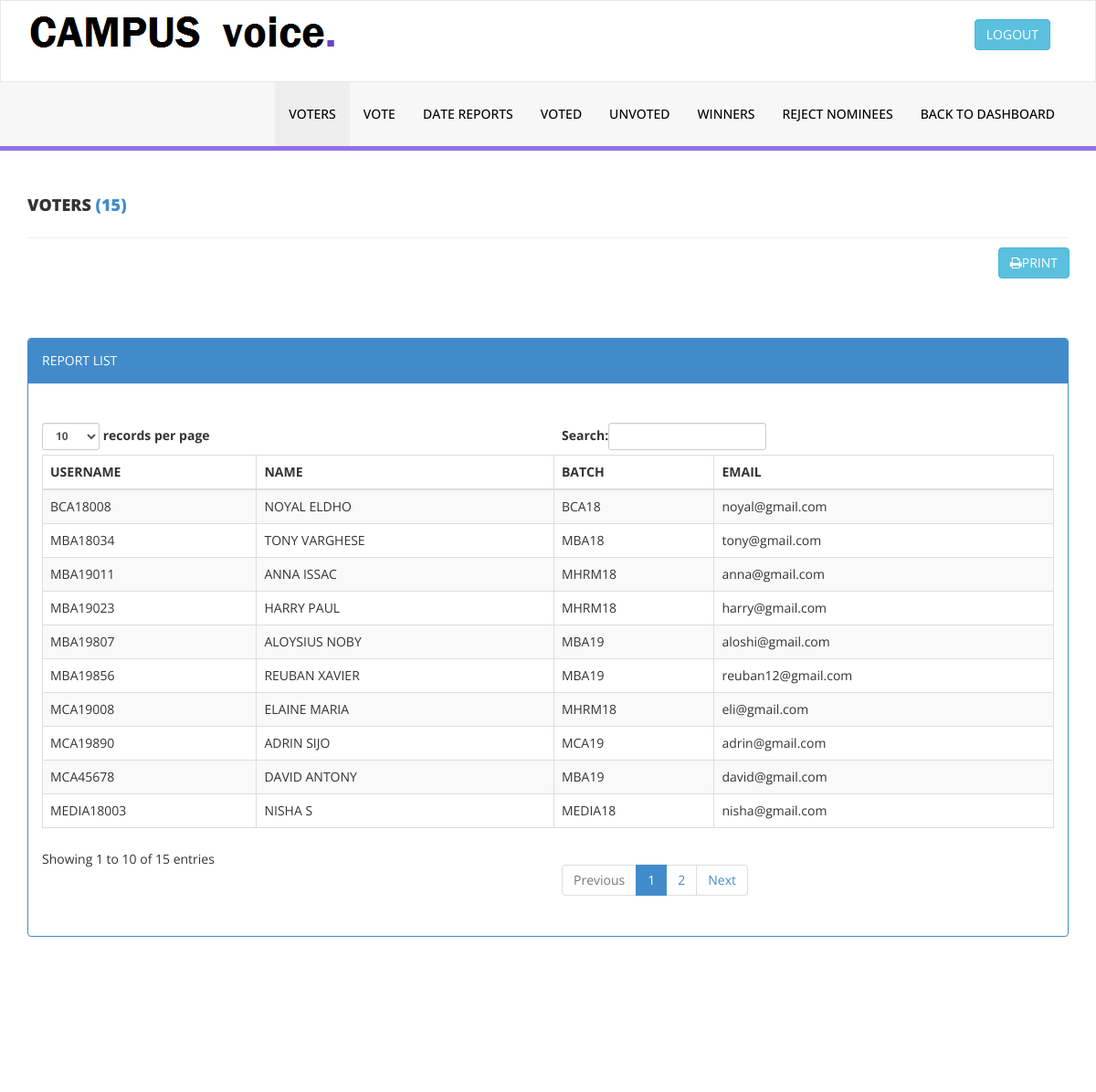
The app's page /admin/VOTERS_REPORT.php with its own data.
### tables this page shows
CREATE TABLE IF NOT EXISTS `voter` (
  `voter_id` int(11) NOT NULL AUTO_INCREMENT,
  `v_admno` int(11) NOT NULL,
  `v_name` varchar(30) NOT NULL,
  `v_address` varchar(20) NOT NULL,
  `v_gender` varchar(15) NOT NULL,
  `batch_id` int(11) NOT NULL,
  `v_email` varchar(20) NOT NULL,
  `v_mob` varchar(16) NOT NULL,
  `v_username` varchar(10) NOT NULL,
  `v_password` varchar(10) NOT NULL,
  `status` varchar(15) NOT NULL,
  `v_image` varchar(200) NOT NULL,
  PRIMARY KEY (`voter_id`)
);

CREATE TABLE IF NOT EXISTS `batch` (
  `batch_id` int(11) NOT NULL AUTO_INCREMENT,
  `batch_name` varchar(20) NOT NULL,
  `dep_id` int(11) NOT NULL,
  PRIMARY KEY (`batch_id`)
);

### admin/VOTERS_REPORT.php (the view, shortened to what this page needs)
<?php include ('SESSION.php');?>
<?php include ('vhead.php');?>
<body>
    <div id="wrapper">
    <div class="content-wrapper">
         <div class="container">
        <div class="row pad-botm">
            <div class="col-md-12">
                <h4 class="header-line"> VOTERS
                    <?php $count = $conn->query("SELECT COUNT(*) as total FROM `voter`")->fetch_array(); ?>
                    <a href="" class = ""></i> (<?php echo $count['total']?>)</a></h4>
                </div>
				<br/>
			<button type="button" onClick="window.print();" style = "margin-right:14px;" id ="print" class = "pull-right btn btn-info"><i class = "fa fa-print"></i>PRINT</button>
			<br>
                 <div class="content-wrapper">
         <div class="container">
        <div class="row pad-botm">
            <div class="col-md-12">
                            </div>
        </div>
				<div class="row">
                <div class="col-md-12">
                    <div class="panel panel-primary">
                        <div class="panel-heading">
                         REPORT LIST
                        </div>
                         <div class="panel-body">
                            <div class="table-responsive">
                            <br>
                                <table class="table table-striped table-bordered table-hover" id="dataTables-example">
                                    <thead>
                                        <tr>
                                            <th>USERNAME</th>
                                            <th>NAME</th>
                                            <th>BATCH</th>
                                            <th>EMAIL</th>
                                        </tr>
                                    </thead>
                                    <tbody>
										<?php
											require 'dbcon.php';
											$query = $conn->query("SELECT * FROM voter ORDER BY voter_id DESC");
											while($row1 = $query->fetch_array()){
										?>
											<tr>
												<td><?php echo $row1 ['v_username'];?></td>
												<td><?php echo $row1 ['v_name'];?></td>
												 <?php
											 $abc=$row1 ['batch_id'];
$batch=mysqli_query($conn,"select batch_name from batch where batch_id='$abc' ");
$f = mysqli_fetch_array($batch); ?>
                                            <td><?php echo $f ['batch_name'];?></td>
												<td><?php echo $row1 ['v_email'];?></td>
											</tr>
                                       <?php } ?>
                                    </tbody>
                                </table>
            </div>
        </div>
    </div>
</body>
</html>

### admin/assets/css/style.css (style rules this page uses)
.content-wrapper { margin-top: 40px; min-height:800px; padding-bottom:90px; }
.header-line { font-weight:900; padding-bottom:25px; border-bottom:1px solid #eeeeee; text-transform:uppercase; }
.pad-botm { padding-bottom:30px; }

### records on screen
voter: v_username "MEDIA18003", v_name "NISHA S", batch.batch_name "MEDIA18", v_email "nisha@gmail.com"
voter: v_username "BCA18008", v_name "NOYAL ELDHO", batch.batch_name "BCA18", v_email "noyal@gmail.com"
voter: v_username "MBA18034", v_name "TONY VARGHESE", batch.batch_name "MBA18", v_email "tony@gmail.com"
voter: v_username "MBA19807", v_name "ALOYSIUS NOBY", batch.batch_name "MBA19", v_email "aloshi@gmail.com"
voter: v_username "MCA19890", v_name "ADRIN SIJO", batch.batch_name "MCA19", v_email "adrin@gmail.com"
voter: v_username "MBA19856", v_name "REUBAN XAVIER", batch.batch_name "MBA19", v_email "reuban12@gmail.com"
voter: v_username "MBA19023", v_name "HARRY PAUL", batch.batch_name "MHRM18", v_email "harry@gmail.com"
voter: v_username "MBA19011", v_name "ANNA ISSAC", batch.batch_name "MHRM18", v_email "anna@gmail.com"
voter: v_username "MCA19008", v_name "ELAINE MARIA", batch.batch_name "MHRM18", v_email "eli@gmail.com"
voter: v_username "MCA45678", v_name "DAVID ANTONY", batch.batch_name "MBA19", v_email "david@gmail.com"

### other values on screen
$count['total'] "15"
